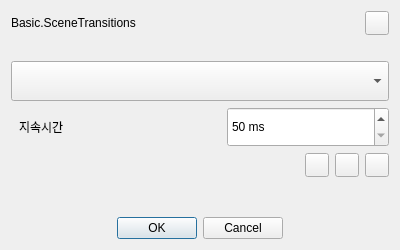
<?xml version="1.0" encoding="UTF-8"?>
<ui version="4.0">
 <class>AFQSceneTransitionsDialog</class>
 <widget class="QDialog" name="AFQSceneTransitionsDialog">
  <property name="geometry">
   <rect>
    <x>0</x>
    <y>0</y>
    <width>400</width>
    <height>250</height>
   </rect>
  </property>
  <property name="minimumSize">
   <size>
    <width>0</width>
    <height>250</height>
   </size>
  </property>
  <property name="windowTitle">
   <string>Dialog</string>
  </property>
  <layout class="QVBoxLayout" name="verticalLayout">
   <item>
    <layout class="QHBoxLayout" name="titleLayout">
     <property name="topMargin">
      <number>0</number>
     </property>
     <item>
      <widget class="QLabel" name="titleLabel">
       <property name="text">
        <string>Basic.SceneTransitions</string>
       </property>
       <property name="labelType" stdset="0">
        <string>labelTitle</string>
       </property>
      </widget>
     </item>
     <item>
      <spacer name="horizontalSpacer_3">
       <property name="orientation">
        <enum>Qt::Horizontal</enum>
       </property>
       <property name="sizeHint" stdset="0">
        <size>
         <width>40</width>
         <height>20</height>
        </size>
       </property>
      </spacer>
     </item>
     <item>
      <widget class="QPushButton" name="closeButton">
       <property name="minimumSize">
        <size>
         <width>24</width>
         <height>24</height>
        </size>
       </property>
       <property name="maximumSize">
        <size>
         <width>24</width>
         <height>24</height>
        </size>
       </property>
       <property name="text">
        <string/>
       </property>
       <property name="iconSize">
        <size>
         <width>11</width>
         <height>11</height>
        </size>
       </property>
       <property name="buttonType" stdset="0">
        <string>closeButton</string>
       </property>
      </widget>
     </item>
    </layout>
   </item>
   <item>
    <spacer name="verticalSpacer_2">
     <property name="orientation">
      <enum>Qt::Vertical</enum>
     </property>
     <property name="sizeType">
      <enum>QSizePolicy::Fixed</enum>
     </property>
     <property name="sizeHint" stdset="0">
      <size>
       <width>20</width>
       <height>20</height>
      </size>
     </property>
    </spacer>
   </item>
   <item>
    <widget class="QComboBox" name="comboTransitions">
     <property name="minimumSize">
      <size>
       <width>0</width>
       <height>40</height>
      </size>
     </property>
     <property name="maximumSize">
      <size>
       <width>16777215</width>
       <height>40</height>
      </size>
     </property>
    </widget>
   </item>
   <item>
    <layout class="QHBoxLayout" name="durationHLayout">
     <property name="leftMargin">
      <number>8</number>
     </property>
     <property name="topMargin">
      <number>0</number>
     </property>
     <item>
      <widget class="QLabel" name="labelDuration">
       <property name="text">
        <string>지속시간</string>
       </property>
      </widget>
     </item>
     <item>
      <spacer name="horizontalSpacer_2">
       <property name="orientation">
        <enum>Qt::Horizontal</enum>
       </property>
       <property name="sizeType">
        <enum>QSizePolicy::Fixed</enum>
       </property>
       <property name="sizeHint" stdset="0">
        <size>
         <width>40</width>
         <height>20</height>
        </size>
       </property>
      </spacer>
     </item>
     <item>
      <widget class="QSpinBox" name="spinDuration">
       <property name="minimumSize">
        <size>
         <width>0</width>
         <height>40</height>
        </size>
       </property>
       <property name="maximumSize">
        <size>
         <width>16777215</width>
         <height>40</height>
        </size>
       </property>
       <property name="suffix">
        <string> ms</string>
       </property>
       <property name="minimum">
        <number>50</number>
       </property>
       <property name="maximum">
        <number>20000</number>
       </property>
       <property name="singleStep">
        <number>50</number>
       </property>
      </widget>
     </item>
    </layout>
   </item>
   <item>
    <layout class="QHBoxLayout" name="buttonHLayout">
     <property name="topMargin">
      <number>0</number>
     </property>
     <item>
      <spacer name="horizontalSpacer">
       <property name="orientation">
        <enum>Qt::Horizontal</enum>
       </property>
       <property name="sizeHint" stdset="0">
        <size>
         <width>40</width>
         <height>20</height>
        </size>
       </property>
      </spacer>
     </item>
     <item>
      <widget class="QPushButton" name="addButton">
       <property name="minimumSize">
        <size>
         <width>24</width>
         <height>24</height>
        </size>
       </property>
       <property name="maximumSize">
        <size>
         <width>24</width>
         <height>24</height>
        </size>
       </property>
       <property name="text">
        <string/>
       </property>
       <property name="iconSize">
        <size>
         <width>24</width>
         <height>24</height>
        </size>
       </property>
       <property name="themeID" stdset="0">
        <string>addIconSmall</string>
       </property>
      </widget>
     </item>
     <item>
      <widget class="QPushButton" name="removeButton">
       <property name="minimumSize">
        <size>
         <width>24</width>
         <height>24</height>
        </size>
       </property>
       <property name="maximumSize">
        <size>
         <width>24</width>
         <height>24</height>
        </size>
       </property>
       <property name="text">
        <string/>
       </property>
      </widget>
     </item>
     <item>
      <widget class="QPushButton" name="dotButton">
       <property name="minimumSize">
        <size>
         <width>24</width>
         <height>24</height>
        </size>
       </property>
       <property name="maximumSize">
        <size>
         <width>24</width>
         <height>24</height>
        </size>
       </property>
       <property name="text">
        <string/>
       </property>
      </widget>
     </item>
    </layout>
   </item>
   <item>
    <spacer name="verticalSpacer">
     <property name="orientation">
      <enum>Qt::Vertical</enum>
     </property>
     <property name="sizeHint" stdset="0">
      <size>
       <width>20</width>
       <height>40</height>
      </size>
     </property>
    </spacer>
   </item>
   <item>
    <widget class="QDialogButtonBox" name="buttonBox">
     <property name="orientation">
      <enum>Qt::Horizontal</enum>
     </property>
     <property name="standardButtons">
      <set>QDialogButtonBox::Cancel|QDialogButtonBox::Ok</set>
     </property>
     <property name="centerButtons">
      <bool>true</bool>
     </property>
    </widget>
   </item>
  </layout>
 </widget>
 <resources>
  <include location="aneta-main-resource.qrc"/>
 </resources>
 <connections>
  <connection>
   <sender>buttonBox</sender>
   <signal>accepted()</signal>
   <receiver>AFQSceneTransitionsDialog</receiver>
   <slot>accept()</slot>
   <hints>
    <hint type="sourcelabel">
     <x>248</x>
     <y>254</y>
    </hint>
    <hint type="destinationlabel">
     <x>157</x>
     <y>274</y>
    </hint>
   </hints>
  </connection>
  <connection>
   <sender>buttonBox</sender>
   <signal>rejected()</signal>
   <receiver>AFQSceneTransitionsDialog</receiver>
   <slot>reject()</slot>
   <hints>
    <hint type="sourcelabel">
     <x>316</x>
     <y>260</y>
    </hint>
    <hint type="destinationlabel">
     <x>286</x>
     <y>274</y>
    </hint>
   </hints>
  </connection>
 </connections>
</ui>
